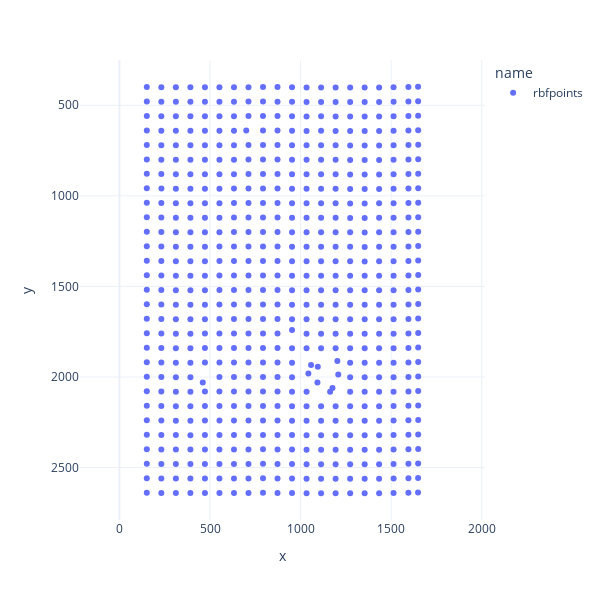

The notebook cell saved with this chart:
### Code cell
import plotly.express as px

# Supponendo che `rbf_pts` sia il tuo DataFrame e contenga le colonne 'x', 'y', 'name', etc.
fig = px.scatter(rbf_pts, x="x", y="y", hover_data={
    "i": ':.0f', 
    "j": ':.0f',
    "x": ':.1f',
    "y": ':.1f',
    }, color="name")

# Imposta le dimensioni della figura per mantenere un aspetto quadrato
fig.update_layout(
    autosize=False,
    width=600,  # Imposta la larghezza della figura
    height=600,  # Imposta l'altezza della figura per mantenere la proporzione 1:1
    yaxis=dict(
        autorange="reversed",
    ),
    xaxis=dict(
        scaleanchor="y",  # Ancorare l'asse x all'asse y per mantenere la proporzione
        constrain='range'  # Permette lo zoom mantenendo il rapporto di scala
    ),
)

fig.show()

### Figure 1 — Plotly figure (JSON) as saved in the notebook; plotly's stock layout.template omitted (floating-point values rounded to 4 significant figures; data arrays with more than 128 entries replaced by an {"elided": "..."} marker saying what was removed)
{"data": [{"customdata": {"elided": "580x2 int values"}, "hovertemplate": "name=rbfpoints<br>x=%{x:.1f}<br>y=%{y:.1f}<br>i=%{customdata[0]:.0f}<br>j=%{customdata[1]:.0f}<extra></extra>", "legendgroup": "rbfpoints", "marker": {"color": "#636efa", "symbol": "circle"}, "mode": "markers", "name": "rbfpoints", "orientation": "v", "showlegend": true, "type": "scatter", "x": {"elided": "580 float values"}, "xaxis": "x", "y": {"elided": "580 float values"}, "yaxis": "y"}], "layout": {"autosize": false, "height": 600, "legend": {"title": {"text": "name"}, "tracegroupgap": 0}, "margin": {"t": 60}, "width": 600, "xaxis": {"anchor": "y", "constrain": "range", "domain": [0, 1], "scaleanchor": "y", "title": {"text": "x"}}, "yaxis": {"anchor": "x", "autorange": "reversed", "domain": [0, 1], "title": {"text": "y"}}}}
